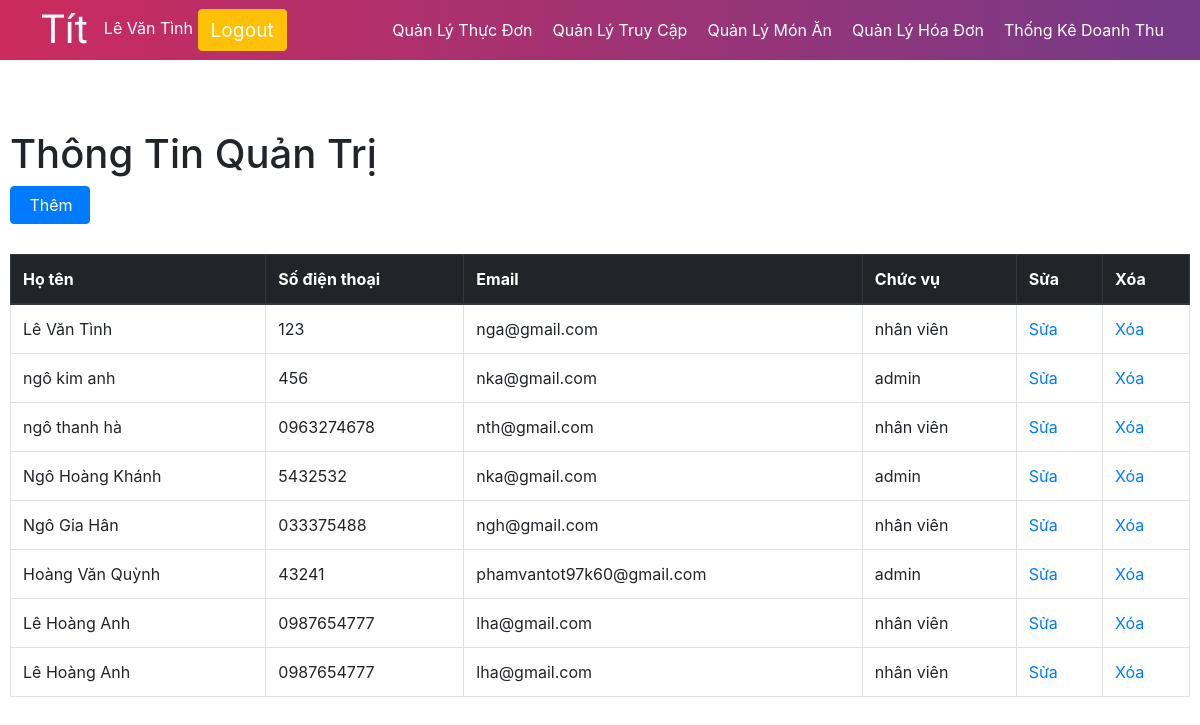
Screenshot of /php/manage_admin.php (signed in) with the database file from the repository.
### tables this page shows
CREATE TABLE `user` (
  `id_user` int(11) NOT NULL,
  `ten_user` varchar(50) NOT NULL,
  `sdt_user` varchar(50) NOT NULL,
  `email_user` varchar(50) NOT NULL,
  `matkhau` varchar(50) NOT NULL,
  `quyen_user` tinyint(4) NOT NULL
);

### php/manage_admin.php (the view, shortened to what this page needs)
<?php
include('session_user.php');
if(isset($_SESSION['login_user'])){
  $sql="SELECT * FROM user where sdt_user = ".$_SESSION['login_user'];
  $result = $conn->query($sql);
  $data = $result->fetch_assoc();
}else{
 echo "<script type='text/javascript'> window.location.assign('login.php')</script>";
}
?>
<!DOCTYPE html>
<html lang="en">
<head>
    <?php  require("../css/style.php")?>
    <link rel="stylesheet" href="../css/style.css">
    <link rel="stylesheet" href="../css/header_user.css">
    <link rel="stylesheet" href="../css/admin.css">
</head>
<body>
    <div class="container-fuild">
            <div>
                <?php  require("header_admin.php");?>
            </div>
            <div class="container__body">
                <h1 class="mt-4">Thông Tin Quản Trị</h1>
                <div >
                    <button type="button" class="btn btn-primary button "><a href="insert_form_staff.php" class="" style="color:white;">Thêm</a></button>
                </div>
                <table class="table table-bordered table__body">
                    <thead class='thead-dark'>
                        <tr>
                            <th>Họ tên</th>
                            <th>Số điện thoại</th>
                            <th>Email</th>
                            <th>Chức vụ</th>
                            <th>Sửa</th>
                            <th>Xóa</th>
                        </tr>
                    </thead>
                    <tbody>
                        <?php
                            require("connect.php");
                            $sql = "SELECT * FROM user";
                            $result = mysqli_query($conn,$sql);
                            if(mysqli_num_rows($result) > 0){
                                while($row = mysqli_fetch_assoc($result)){
                                    $id=$row['id_user'];
                                    $quyen="";
                                    if($row["quyen_user"]){
                                        $quyen="admin";
                                    }else{
                                        $quyen="nhân viên";
                                    }
                                    echo"<tr><td>"
                                    .$row["ten_user"].
                                    "</td><td>"
                                    .$row["sdt_user"].
                                    "</td><td>"
                                    .$row["email_user"].
                                    "</td><td>"
                                    .$quyen.
                                    "</td><td>
                                    <a href='edit_form_staff.php?id=$id'\">Sửa</a>
                                    </td><td>
                                    <a href='delete_staff.php?id=$id'\">Xóa</a>
                                    </td></tr>";
                                }
                            }
                        ?>
                    </tbody>
                </table>
            </div>
    </div>
</body>
</html>

### php/header_admin.php
<nav class="navbar navbar-expand-lg navbar-custom"> <a class='navbar-brand' href=''>Tít </a>
        <div class="collapse navbar-collapse">
            <ul class="navbar-nav nav mr-auto">
            <li class="reg_form">
                <label for="" style="color: white;"><?=isset($data)?$data['ten_user']:'Admin'?></label>
                <a class="btn btn-warning" href="logout.php"    >Logout</a>
                </li>
            </ul>
            <ul class="navbar-nav nav navbar-right ">
                <li class="header__notify-list-item">
                    <a href="admin.php" class="header__notify-list-link notification"  >Quản Lý Thực Đơn </a>
                </li>
                <li class="header__notify-list-item">
                    <a href="manage_admin.php" class="header__notify-list-link notification"  >Quản Lý Truy Cập </a>
                </li>
                <li class="header__notify-list-item">
                    <a href="manage_product.php" class="header__notify-list-link"  >Quản Lý Món Ăn</a>
                </li>
                <li class="header__notify-list-item">
                    <a href="quanlyhoadon.php" class="header__notify-list-link"  >Quản Lý Hóa Đơn</a>
                </li>
                <li class="header__notify-list-item">
                    <a href="thongke.php" class="header__notify-list-link"  >Thống Kê Doanh Thu</a>
                </li>
            </ul>
        </div>
    </nav>

### css/style.css (style rules this page uses)
* { margin: 0; padding: 0; }
.reg_form>a { font-size: 1.2em; margin-right: 10px; }
.navbar-brand { font-family: 'Sriracha',sans-serif; font-size: 2.5em; color: white !important; padding-left: 25px; font-weight: normal; }
.navbar-custom { background: linear-gradient(to right, rgb(204, 43, 94), rgb(117, 58, 136)); height: 5vw; width: 100%; z-index: 999; }
.navbar-nav>li>a { color: white; }
td { margin: 0; }

### css/header_user.css (style rules this page uses)
.header__notify-list-item { position: relative; padding-right:10px; display:inline-block; }
.header__notify-list-link { padding-right:10px; }

### css/admin.css (style rules this page uses)
.container__body { margin:70px 10px; }
.button { margin-bottom:20px; padding-right:10px; margin-right:10px; width:80px; }
.table__body { margin-top:10px; }
.notification { position: relative; }

### css/style.php (style rules this page uses)
body,html { width: 100% !important; margin: 0px !important; padding: 0px !important; overflow-x: hidden !important; }

### rows the page displays
user: ten_user "Lê Văn Tình", sdt_user "123", email_user "nga@gmail.com", quyen_user "nhân viên"
user: ten_user "ngô kim anh", sdt_user "456", email_user "nka@gmail.com", quyen_user "admin"
user: ten_user "ngô thanh hà", sdt_user "0963274678", email_user "nth@gmail.com", quyen_user "nhân viên"
user: ten_user "Ngô Hoàng Khánh", sdt_user "5432532", email_user "nka@gmail.com", quyen_user "admin"
user: ten_user "Ngô Gia Hân", sdt_user "033375488", email_user "ngh@gmail.com", quyen_user "nhân viên"
user: ten_user "Hoàng Văn Quỳnh", sdt_user "43241", email_user "phamvantot97k60@gmail.com", quyen_user "admin"
user: ten_user "Lê Hoàng Anh", sdt_user "0987654777", email_user "lha@gmail.com", quyen_user "nhân viên"
user: ten_user "Lê Hoàng Anh", sdt_user "0987654777", email_user "lha@gmail.com", quyen_user "nhân viên"
